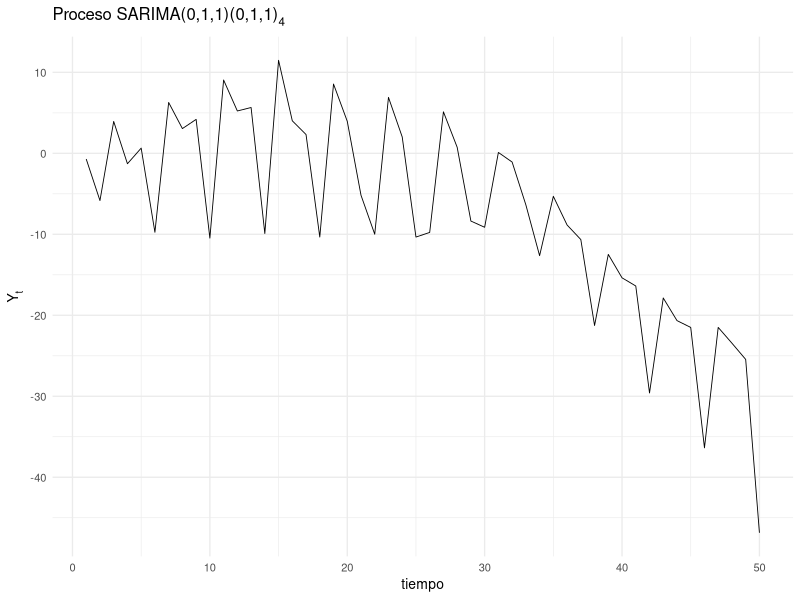
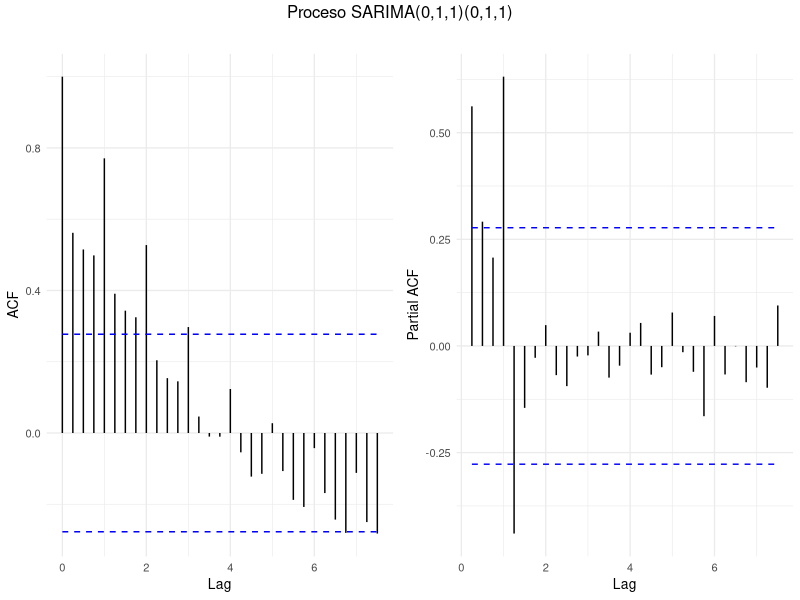
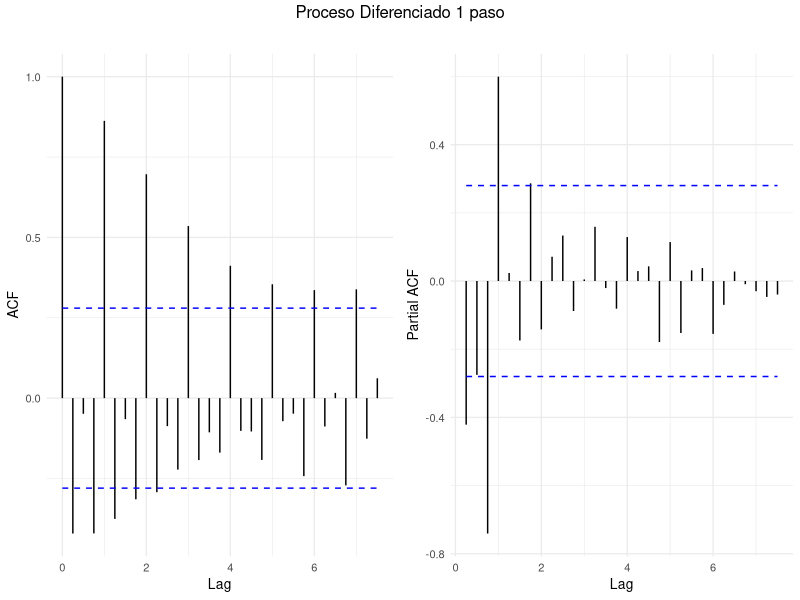
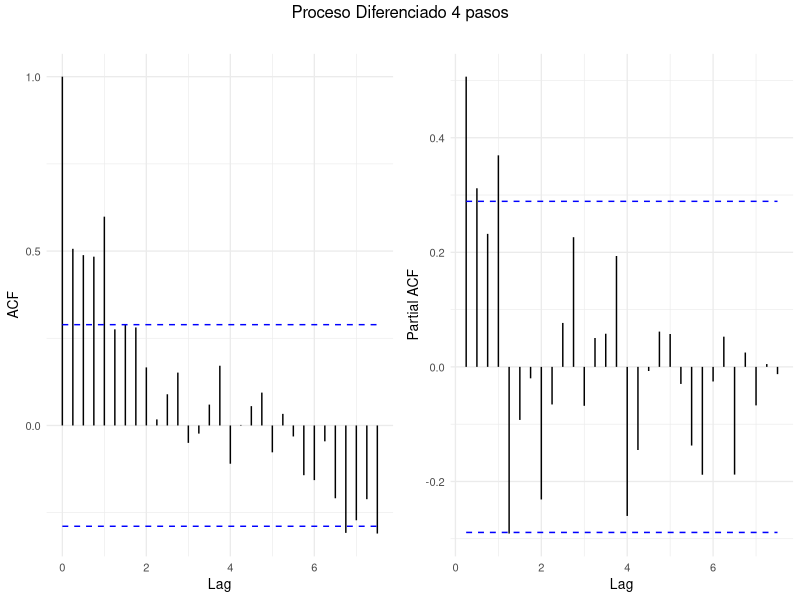
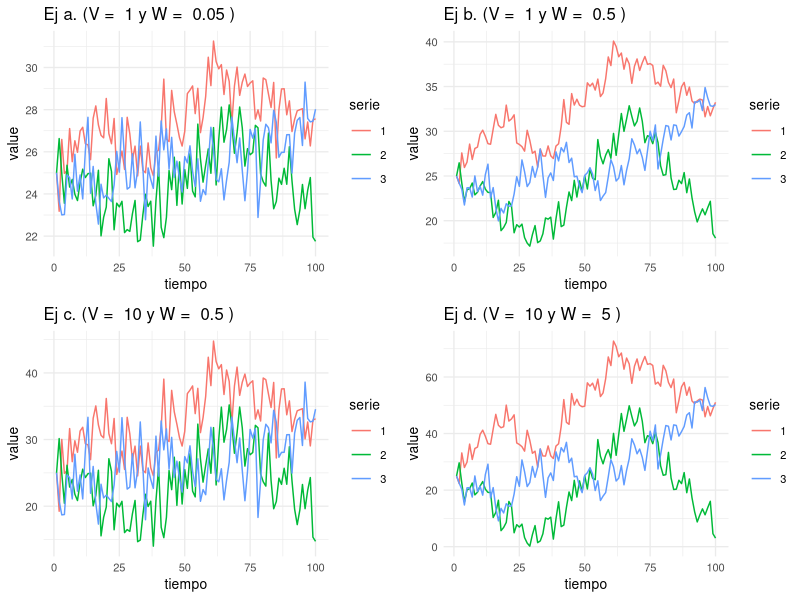

R code for these plots, in order:
## ---- chunk 1
knitr::opts_chunk$set(echo = T, 
                      fig.height = 2.3, fig.width = 5.3, 
                      fig.align = "center", fig.pos = 'h', 
                      warning = FALSE, message = FALSE)
library(tidyverse)
library(ggfortify)
library(broom)

theme_set(theme_minimal(base_size = 10))
# Función para grafica acf y pacf ----
acf_pacf_fun <- function(vec_ts, title_chr = "" ){
  require(ggfortify)
  require(gridExtra)
  
  gg.1 <- autoplot(acf(vec_ts, plot = F, lag = 30), main = "", ylab = "ACF")
  gg.2 <- autoplot(pacf(vec_ts, plot = F, lag = 30), main = "", ylab = "Partial ACF")  
  gridExtra::grid.arrange(gg.1, gg.2, ncol = 2, top = title_chr)
}
## ---- chunk 2
n_sims <- 50
sigma2 <- 4
theta1 <- 0.7
Theta1 <- 0.6

set.seed(20160502)
z_vec <- rnorm(n_sims, mean = 0, sd = sqrt(sigma2))
x_vec <- NULL
x_vec[1:5] <- z_vec[1:5]

# Loop para generar el proceso 
for(i in 6:n_sims){
  x_vec[i] <- x_vec[i-1] + x_vec[i-4] - x_vec[i-5] + 
    z_vec[i] - theta1*z_vec[i-1] + Theta1*z_vec[i-4] - 
    theta1*Theta1*z_vec[i-5]
}
tibble(n_sim = 1:n_sims, 
       x_vec = x_vec) %>% 
  ggplot( aes(x = n_sim, y = x_vec) ) + 
  geom_line(size = .3) + 
  ylab(expression(paste("Y"["t"]^{}) ) )  + 
  xlab("tiempo") + 
  ggtitle( expression( paste("Proceso SARIMA(0,1,1)(0,1,1)"[4]^{}) ))
## ---- chunk 3
ts_vec <- ts(x_vec, start = 1, frequency = 4)
acf_pacf_fun(ts_vec, title_chr = "Proceso SARIMA(0,1,1)(0,1,1)")
## ---- chunk 4
vec_lag <- diff(x_vec, lag = 1) 
ts_vec_lag <- ts(vec_lag, start = 2, frequency = 4)
acf_pacf_fun(ts_vec_lag, title_chr = "Proceso Diferenciado 1 paso")
## ---- chunk 5
vec_lag <- diff(x_vec, lag = 4)
ts_vec_lag4 <- ts(vec_lag, start = 4, frequency = 4)
acf_pacf_fun(ts_vec_lag4, title_chr = "Proceso Diferenciado 4 pasos")
## ---- chunk 6
sarima_mod <- arima(ts_vec,
             order = c(0, 1, 1), 
             seasonal = list( order = c(0,1,1), 
                              freq = 4))
## ---- chunk 7
tidy(sarima_mod) %>% 
  knitr::kable(digits = 2, align = "rccl")
## ---- chunk 8
set.seed(20180501)
# Función de simulación
dlm_sim_fun <- function(V, W){
  x_vec <- NULL; x_vec[1] <- 25
  y_vec <- NULL; y_vec[1] <- x_vec[1]
  
  n_sims <- 100  
  vt <- rnorm(n_sims, mean = 0, sd = sqrt(V))
  wt <- rnorm(n_sims, mean = 0, sd = sqrt(W))
  
  for(i in 2:n_sims){
    x_vec[i] <- x_vec[i - 1] + wt[i]
    y_vec[i] <- x_vec[i] + vt[i]
  }
  return(y_vec)  
}
# Función de series simuladas
dlm_series_fun <- function(V, W, tit = ""){
  set.seed(20180501)
  sim_tab <- lapply(1:3, function(x){
    dlm_sim_fun( V = V,  W = W ) %>% 
      as_tibble() %>% 
      mutate(serie = as.character(x), 
             tiempo = parse_number(rownames(.)))
    }) %>% 
    bind_rows() 
  
  gg <- ggplot(sim_tab, aes( x= tiempo, 
                     y = value, 
                     color = serie)) + 
    geom_line() + 
    ggtitle(paste("Ej", tit, "(V = ",V, "y W = ", W, ")"))
  return(list(gg = gg, sim_tab = sim_tab))
}
# Simulaciones con distantas varianzas
sim_a <- dlm_series_fun( V = 1,   W = .05, tit = "a." )
sim_b <- dlm_series_fun( V = 1,   W = .5 , tit = "b." )
sim_c <- dlm_series_fun( V = 10,  W = .5 , tit = "c." )
sim_d <- dlm_series_fun( V = 10,  W = 5  , tit = "d." )
## ---- chunk 9
# Grafica
gridExtra::grid.arrange(sim_a$gg, sim_b$gg, sim_c$gg, sim_d$gg, ncol = 2)
